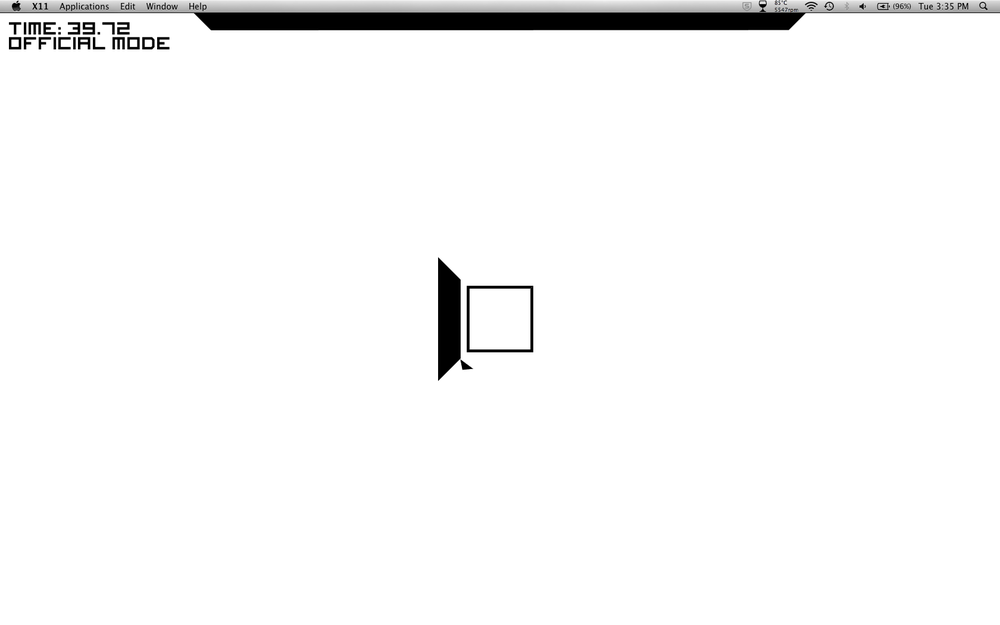
%> input picture workspace/Critical_interference_test.png, 1000 x 625 px, shrunk from 1680 x 1050 before the run
$ octave nick_test_driver.m   (GNU Octave 9; MATLAB toolbox functions it lacks are replaced by stand-ins)
%> lines starting %> are read from the running program, lines starting %| are printed output that depends on the picture; in (x1, y1, x2, y2) boxes, pixels count from 0 and x2, y2 are one past the last pixel; in counts of white or black regions, pixels touching at a corner belong together; the program's own positions count from 1
### workspace/detect_player_nick.m
function [playerX, playerY] = detect_player_nick(Img, centerSize, playerSize)
% Now with an ellipse to deal with stretched images instead of a circle
% THIS MUST TAKE IN A CROPPED IMAGE CENTERED AT THE PLAYER'S ORBITAL CENTER
% Version 5 is Version 4 made dimensionless.  The only concern I have is
% with the detection range

% Original by Danesh
% Heavily modified by Nick
%tic

% Player = 78 pixels on 764x1020 (Approx 9x9)

xmax = size(Img, 2);
ymax = size(Img, 1);

ratioNew = round(centerSize*1.35);

% area ratio to look around the detection ellipse
ratioArea = round(sqrt(playerSize)*1.2);

% [10 lines of commented-out code are left out]

square_center = [round(xmax/2), round(ymax/2)];


%Xsearchoffset = round(ratio1 * square_center(1));
%Ysearchoffset = round(ratio1 * square_center(2));

% pixel offset to look around the detection ellipse
Xsearchoffset = ratioNew;
Ysearchoffset = ratioNew*ymax/xmax;

if Xsearchoffset+ratioArea >= xmax/2 || Ysearchoffset+ratioArea >= ymax/2
    playerX = -1;
    playerY = -1;
    return;
end

xtop = (square_center(1) - Xsearchoffset); xbottom = (square_center(1) + Xsearchoffset);
ytop = (square_center(2) - Ysearchoffset); ybottom = (square_center(2) + Ysearchoffset);

%Xhalfrange = round(ratio2 * Xsearchoffset); % half the Xside of the square patch we search
%Yhalfrange = round(ratio2 * Ysearchoffset); % half the Yside of the square patch we search

Xhalfrange = ratioArea;
Yhalfrange = ratioArea;

pixelGroupSize = (Xhalfrange*2+1) * (Yhalfrange*2+1);

playerThreshold = 1 - playerSize/pixelGroupSize;
upperThreshold = playerThreshold+0.04;
lowerThreshold = playerThreshold-0.002;


a = (xbottom-xtop)/2;
b = (ybottom-ytop)/2;

%% find bin x/y values for pixels around the detection ellipse
% Theta from 0 to 359
cx = zeros(1,180);
cy = zeros(1,180);
for j = 0:179
    i = j*2;
    radians = i/180*pi;
    if i < 90
        cx(j+1) = sqrt(a^2 * cos(radians)^2) + square_center(1);
        cy(j+1) = sqrt(b^2 * sin(radians)^2) + square_center(2);
    elseif i < 180
        cx(j+1) = -sqrt(a^2 * cos(radians)^2) + square_center(1);
        cy(j+1) = sqrt(b^2 * sin(radians)^2) + square_center(2);
    elseif i < 270
        cx(j+1) = -sqrt(a^2 * cos(radians)^2) + square_center(1);
        cy(j+1) = -sqrt(b^2 * sin(radians)^2) + square_center(2);
    else
        cx(j+1) = sqrt(a^2 * cos(radians)^2) + square_center(1);
        cy(j+1) = -sqrt(b^2 * sin(radians)^2) + square_center(2);
    end
end

cx = round(cx);
cy = round(cy);

%% find bin counts for pixels around the detection ellipse
counter = zeros(size(cx));
%algpreptime = toc
% search circle
%tic
for h = 1:length(cx)

    subImgXinds = cx(h) - Xhalfrange: cx(h) + Xhalfrange;
    subImgYinds = cy(h) - Yhalfrange: cy(h) + Yhalfrange;

    subImg = Img(subImgYinds, subImgXinds);


    counter(h) = sum(sum(subImg))/pixelGroupSize;

end

%%%%%%%%%%%%%%%%%%%%%%%%%%%%
% New stuff, derivative (V0.10)


%%%%%%%%%%%%%%%%%%%%%%%%%%%%

%disp(find(counter <= upperThreshold & counter >= lowerThreshold));

candidates = find(counter <= upperThreshold & counter >= lowerThreshold);

if isempty(candidates)
   playerX = -1;
   playerY = -1;
   return
end

cLen = size(candidates, 2);

if cLen > 1 % Find longest run
    temp2 = zeros(1,cLen-1);
    temp2(1:cLen-1) = candidates(2:cLen) - candidates(1:cLen-1);

    runSize = 1;
    runScore = 0;
    runSizeMax = 0;
    runScoreMax = 0;
    runSizeFirst = 1;
    runIndex = 1;

    % For first one
    runScore = runScore + 1/(0.2+abs(playerThreshold-counter(candidates(1)))/(upperThreshold-lowerThreshold));
    for i = 1:cLen-1
        if temp2(i) == 1
            runSize = runSize + 1;
            runScore = runScore + 1/(0.2+abs(playerThreshold-counter(candidates(i+1)))/(upperThreshold-lowerThreshold));
            if i == cLen-1
                if runScoreMax < runScore
                    runSizeMax = runSize;
                    runScoreMax = runScore;
                    runIndexMax = runIndex;
                end
            end
        else
            if runScoreMax < runScore
                runSizeMax = runSize;
                runScoreMax = runScore;
                runIndexMax = runIndex;
                if runIndex == 1
                    runSizeFirst = runSize;
                    runScoreFirst = runScore;
                end
            end
            runSize = 1;
            runScore = 1/(0.2+abs(playerThreshold-counter(candidates(i+1)))/(upperThreshold-lowerThreshold));
            runIndex = i;
        end
    end

    if candidates(1) == 1 && candidates(cLen) == j+1
       % LOOP!
       loop = true;
       runSize = runSize + runSizeFirst;
       runScore = runScore + runScoreFirst;
       runIndex = 1;
       if runScoreMax < runScore
            runSizeMax = runSize;
            %runScoreMax = runScore;
            runIndexMax = runIndex;
       end

    else
        loop = false;

    end

    % Not perfect for looping
    if loop == true
        candID = runIndexMax;
    else
        candID = runIndexMax + floor(runSizeMax/2);
    end
    playercenterind = candidates(candID);

else
   playercenterind = candidates(1);
end

%playercenterind = round(mean(find(counter <= upperThreshold & counter >= lowerThreshold)));

playerX = cx(playercenterind);
playerY = cy(playercenterind);
% [18 lines of commented-out code are left out]
end

### workspace/nick_test_driver.m
close all; clear all; clc;
Img = imread('Critical_interference_test.png');
%> Img is the input picture: size 625x1000x3 uint8; mean R, G, B 247.4, 247.4, 247.4
Img = Img(:,:,1);
%> Img: size 625x1000 uint8
Img = im2bw(Img, 0.8);
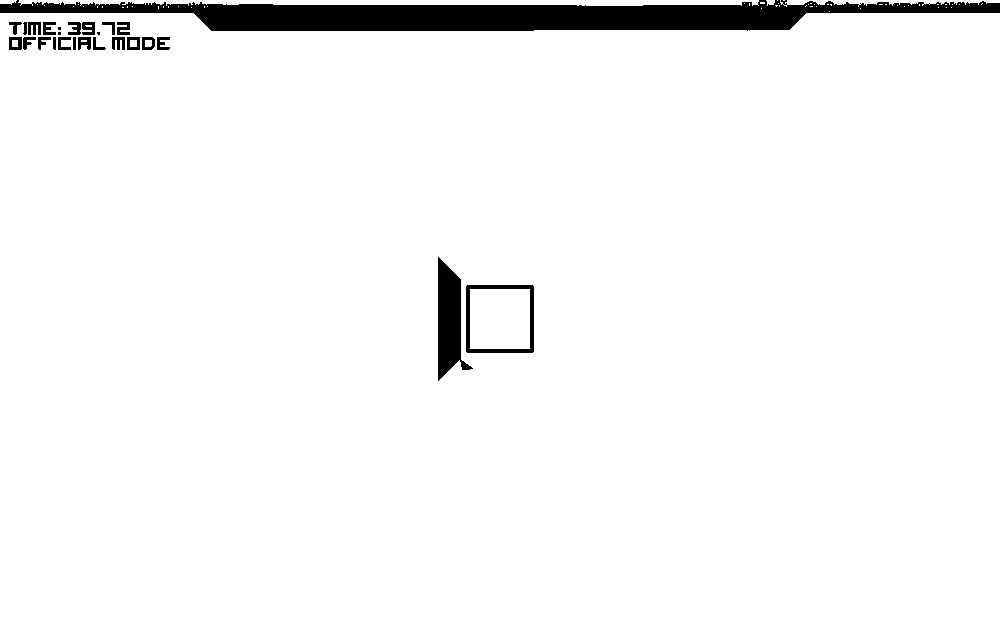
%> Img: size 625x1000 logical; 96.1% white; 26 black regions (3 under 20 px), largest, box (x1, y1, x2, y2) and area: (0, 0, 1000, 31) 19080, (438, 257, 473, 381) 2416, (466, 285, 534, 353) 1020
square_center = [round(size(Img, 2)/2), round(size(Img, 1)/2)];
%> square_center = [500 313]
CropImg = Img(square_center(2) - 130 : square_center(2) + 130, square_center(1) - 130 : square_center(1) + 130);
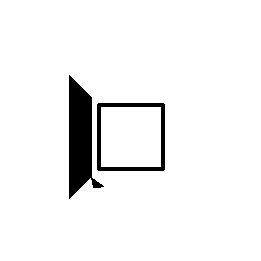
%> CropImg: size 261x261 logical; 95% white; 2 black regions, box (x1, y1, x2, y2) and area: (69, 75, 104, 199) 2416, (97, 103, 165, 171) 1020
[playerX, playerY] = detect_player_nick(CropImg);
%> the run ends on the next line

$ run again, with workspace/rotationProblem.png copied over workspace/Critical_interference_test.png
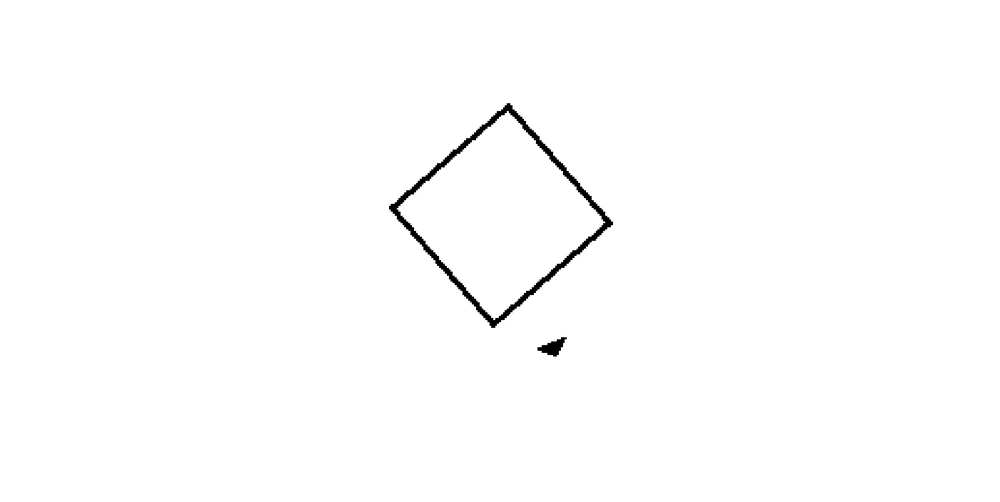
%> input picture workspace/rotationProblem.png, 1000 x 502 px, shrunk from 1920 x 963 before the run
%> Img is the input picture: size 502x1000x3 uint8; min 0, max 255, mean 253.2
%> `Img = im2bw(Img, 0.8);`:
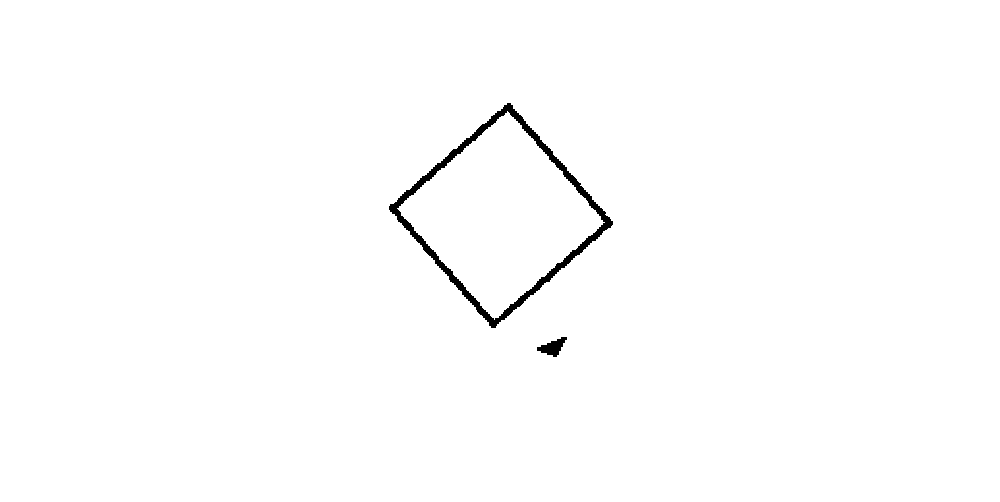
%> Img: size 502x1000 logical; 99.2% white; 2 black regions, box (x1, y1, x2, y2) and area: (389, 103, 613, 328) 3828, (537, 337, 567, 357) 298
%> `CropImg = Img(square_center(2) - 130 : square_center(2) + 130, square_..`:
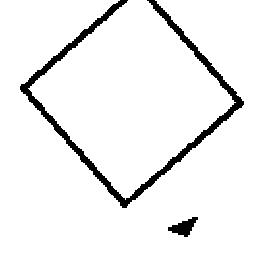
%> CropImg: size 261x261 logical; 94.3% white; 2 black regions, box (x1, y1, x2, y2) and area: (20, 0, 244, 208) 3588, (168, 217, 198, 237) 298
